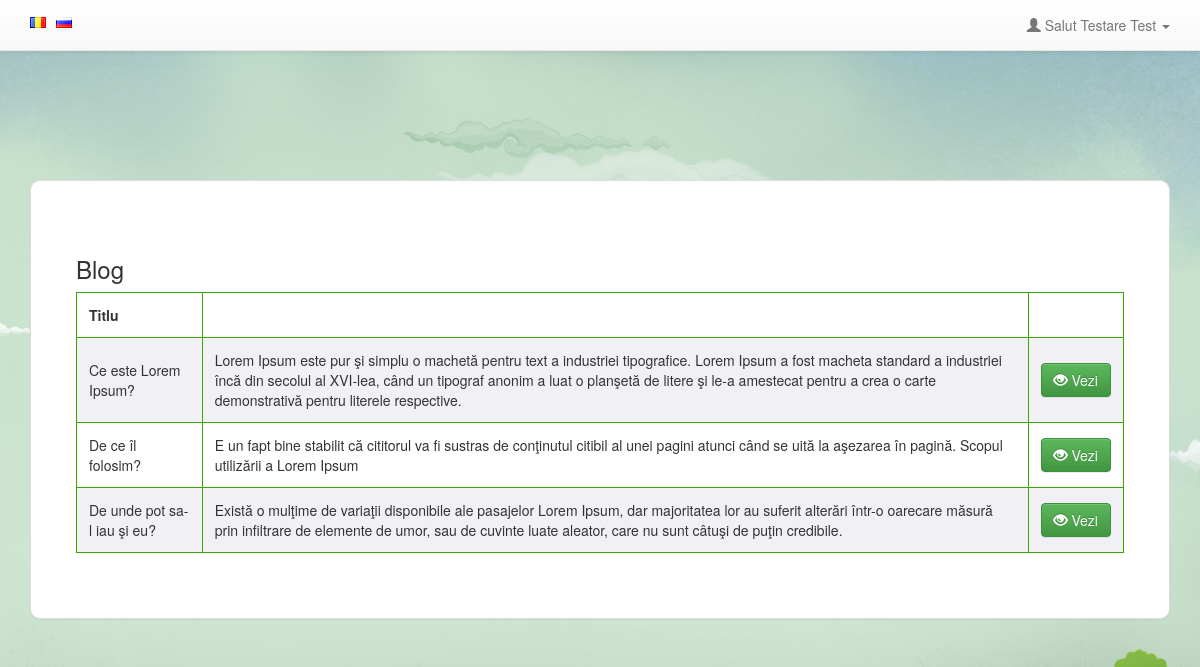
Screenshot of /profil.php (signed in) with the database file from the repository.
### tables this page shows
CREATE TABLE `users` (
  `user_id` int(11) NOT NULL,
  `user_name` varchar(15) NOT NULL,
  `user_email` varchar(40) NOT NULL,
  `user_pass` varchar(255) NOT NULL,
  `name` varchar(32) DEFAULT NULL,
  `prename` varchar(32) DEFAULT NULL,
  `avatar` varchar(255) DEFAULT 'default.jpg',
  `user_profession` varchar(255) DEFAULT NULL,
  `user_dob` date DEFAULT NULL,
  `user_address` varchar(255) DEFAULT NULL,
  `user_gender` varchar(255) DEFAULT NULL,
  `user_country` varchar(255) DEFAULT NULL,
  `level` int(1) NOT NULL DEFAULT '1',
  `joining_date` timestamp NOT NULL DEFAULT CURRENT_TIMESTAMP
);

CREATE TABLE `news` (
  `news_id` int(5) NOT NULL,
  `title` varchar(255) DEFAULT NULL,
  `author` varchar(255) DEFAULT NULL,
  `short` varchar(555) DEFAULT NULL,
  `full` text,
  `date` timestamp NULL DEFAULT CURRENT_TIMESTAMP
);

### class.user.php (called while the page is built, shortened)
<?php
class USER
{
	private $conn;
	public function __construct()
	{
		$database = new Database();
		$db = $database->dbConnection();
		$this->conn = $db;
    }
	public function runQuery($sql)
	{
		$stmt = $this->conn->prepare($sql);
		return $stmt;
	}
}
?>

### profil.php (the view, shortened to what this page needs)
<?php
require_once("session.php");
require_once("class.user.php");
include 'lang.php';
$list = ['ro','ru'];
if(in_array($_GET['lang'],$list)){
   if(isset($_GET['lang'])){
    $_SESSION['language'] = $_GET['lang'];
}
$default = $_SESSION['language'];
} else {
$default = $_SESSION['language'];
}
	$auth_user = new USER();
	$user_id = $_SESSION['user_session'];
	$stmt = $auth_user->runQuery("SELECT * FROM users WHERE user_id=:user_id");
	$stmt->execute(array(":user_id"=>$user_id));
	$strow=$stmt->fetch(PDO::FETCH_ASSOC);
?>
<!DOCTYPE html PUBLIC "-//W3C//DTD XHTML 1.0 Transitional//EN" "http://www.w3.org/TR/xhtml1/DTD/xhtml1-transitional.dtd">
<html xmlns="http://www.w3.org/1999/xhtml">
<head>
<link href="bootstrap/css/bootstrap.min.css" rel="stylesheet" media="screen">
<link href="bootstrap/css/bootstrap-theme.min.css" rel="stylesheet" media="screen">
<link rel="stylesheet" href="/css/style.css" type="text/css"  />
</head>
<body>
<nav class="navbar navbar-default navbar-fixed-top">
      <div class="container">
        <div id="navbar" class="navbar-collapse collapse">
		   <ul class="nav navbar-nav navbar-left">
            <div class="block-lang">
                            <li><a href="?lang=ru" class="language-link" title="ru"><img src="img/png/ru.png"></a></li>
                            <li><a href="?lang=ro" class="language-link" title="ro"><img src="img/png/ro.png"></a></li>
                      </div>
          </ul>
          <ul class="nav navbar-nav navbar-right">
            <li class="dropdown">
              <a href="#" class="dropdown-toggle" data-toggle="dropdown" role="button" aria-haspopup="true" aria-expanded="false">
			  <span class="glyphicon glyphicon-user"></span>&nbsp;<?php echo $lang[$default]['hi']; ?> <?php print($strow['name']); ?> <?php print($strow['prename']); ?>&nbsp;<span class="caret"></span></a>
            </li>
          </ul>
        </div>
      </div>
    </nav>
    <div class="container-fluid" style="margin-top:180px;">
    <div class="container">
         <div class="panel panel-default" style="padding:30px; border-radius:10px;">
                            <div class="panel-body">
    <div class="row">
        	<div class="col-lg-12 col-md-12 col-sm-12 col-xs-12">
            		<table class="table table-striped table-bordered">
            			<tr>
            				<p class="h3"><?php echo $lang[$default]['news_title']; ?></p>
            			</tr>
            		<thead>
            			<tr>
            				<th><?php echo $lang[$default]['title_indx']; ?></th>
            				<th></th>
            			</tr>
            		</thead>
            		<tbody>
            		<?php
            		include_once 'dbconfig.php';
            		$query = "SELECT * FROM news";
            		$stmt = $conn->prepare( $query );
            		$stmt->execute();
            		while($row=$stmt->fetch(PDO::FETCH_ASSOC)){
						?>
						<tr>
						<td><?php echo $row['title']; ?></td>
						<td><?php echo $row['short']; ?></td>
						<td>
						<button data-toggle="modal" data-target="#view-modal" data-id="<?php echo $row['news_id']; ?>" id="get_st" class="btn btn-success"><i class="glyphicon glyphicon-eye-open"></i> <?php echo $lang[$default]['but_look']; ?></button>
						</td>
						</tr>
						<?php
					}
            		?>
            		</tbody>
            		</table>
            </div>
        </div>
        </div></div>
    </div>
    </div>
</body>
</html>

### css/style.css (style rules this page uses)
body { background-color:rgba(240,240,240,0.4); background-image: url("/img/backgr.jpg"); background-attachment: fixed; background-position-y: 100%; background-position-x: 100%; background-repeat: no-repeat; background-size: cover; }
a { text-decoration: none; }
.block-lang li { float: right; padding-right:10px; margin-top: 10px; }

### rows the page displays
users: name "Testare", prename "Test"
news: title "Ce este Lorem Ipsum?", short "Lorem Ipsum este pur şi simplu o machetă pentru text a industriei tipografice. Lorem Ipsum a fost macheta standard a industriei încă din secolul al XVI-lea, când un tipograf anonim a luat o planşetă de litere şi le-a amestecat pentru a crea o carte demonstrativă pentru literele respective."
news: title "De ce îl folosim?", short "E un fapt bine stabilit că cititorul va fi sustras de conţinutul citibil al unei pagini atunci când se uită la aşezarea în pagină. Scopul utilizării a Lorem Ipsum"
news: title "De unde pot sa-l iau şi eu?", short "Există o mulţime de variaţii disponibile ale pasajelor Lorem Ipsum, dar majoritatea lor au suferit alterări într-o oarecare măsură prin infiltrare de elemente de umor, sau de cuvinte luate aleator, care nu sunt câtuşi de puţin credibile."

### other values shown
$lang[$default]['hi'] "Salut"
$lang[$default]['news_title'] "Blog"
$lang[$default]['title_indx'] "Titlu"
